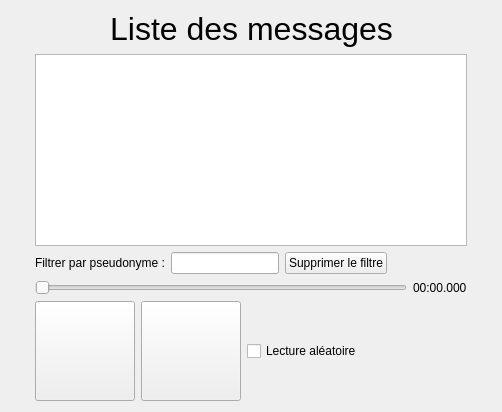
      <widget class="QWidget" name="listenPage">
       <layout class="QHBoxLayout" name="horizontalLayout_33" stretch="5,90,5">
        <item>
         <spacer name="horizontalSpacer_48">
          <property name="orientation">
           <enum>Qt::Horizontal</enum>
          </property>
          <property name="sizeHint" stdset="0">
           <size>
            <width>44</width>
            <height>20</height>
           </size>
          </property>
         </spacer>
        </item>
        <item>
         <layout class="QVBoxLayout" name="verticalLayout_11">
          <item>
           <layout class="QHBoxLayout" name="horizontalLayout_29">
            <item>
             <spacer name="horizontalSpacer_44">
              <property name="orientation">
               <enum>Qt::Horizontal</enum>
              </property>
              <property name="sizeHint" stdset="0">
               <size>
                <width>40</width>
                <height>20</height>
               </size>
              </property>
             </spacer>
            </item>
            <item>
             <widget class="QLabel" name="label_18">
              <property name="font">
               <font>
                <pointsize>24</pointsize>
               </font>
              </property>
              <property name="text">
               <string>&lt;html&gt;&lt;head/&gt;&lt;body&gt;&lt;p&gt;Liste des messages&lt;/p&gt;&lt;/body&gt;&lt;/html&gt;</string>
              </property>
              <property name="alignment">
               <set>Qt::AlignCenter</set>
              </property>
             </widget>
            </item>
            <item>
             <spacer name="horizontalSpacer_45">
              <property name="orientation">
               <enum>Qt::Horizontal</enum>
              </property>
              <property name="sizeHint" stdset="0">
               <size>
                <width>40</width>
                <height>20</height>
               </size>
              </property>
             </spacer>
            </item>
           </layout>
          </item>
          <item>
           <widget class="QTableView" name="tableView"/>
          </item>
          <item>
           <layout class="QHBoxLayout" name="horizontalLayout_31">
            <item>
             <widget class="QLabel" name="label_16">
              <property name="text">
               <string>Filtrer par pseudonyme :</string>
              </property>
             </widget>
            </item>
            <item>
             <widget class="QLineEdit" name="nicknacmeFilterEdit"/>
            </item>
            <item>
             <widget class="QPushButton" name="pushButton">
              <property name="text">
               <string>Supprimer le filtre</string>
              </property>
             </widget>
            </item>
            <item>
             <spacer name="horizontalSpacer_46">
              <property name="orientation">
               <enum>Qt::Horizontal</enum>
              </property>
              <property name="sizeHint" stdset="0">
               <size>
                <width>40</width>
                <height>20</height>
               </size>
              </property>
             </spacer>
            </item>
           </layout>
          </item>
          <item>
           <layout class="QHBoxLayout" name="horizontalLayout_30">
            <item>
             <widget class="QSlider" name="playerSlider">
              <property name="orientation">
               <enum>Qt::Horizontal</enum>
              </property>
             </widget>
            </item>
            <item>
             <widget class="QLabel" name="playerTimeLabel">
              <property name="text">
               <string>00:00.000</string>
              </property>
             </widget>
            </item>
           </layout>
          </item>
          <item>
           <layout class="QHBoxLayout" name="horizontalLayout_32">
            <item>
             <widget class="QPushButton" name="pushButton_16">
              <property name="sizePolicy">
               <sizepolicy hsizetype="Fixed" vsizetype="Fixed">
                <horstretch>0</horstretch>
                <verstretch>0</verstretch>
               </sizepolicy>
              </property>
              <property name="minimumSize">
               <size>
                <width>100</width>
                <height>100</height>
               </size>
              </property>
              <property name="styleSheet">
               <string notr="true">QPushButton {
	border-image: url(:/images/buttons/play_button.png);
}

QPushButton:hover {
	border-image: url(:/images/buttons/play_button_hovered.png);
}

QPushButton:pressed {
	border-image: url(:/images/buttons/play_button_pressed.png);	
}

</string>
              </property>
              <property name="text">
               <string/>
              </property>
             </widget>
            </item>
            <item>
             <widget class="QPushButton" name="pushButton_17">
              <property name="sizePolicy">
               <sizepolicy hsizetype="Fixed" vsizetype="Fixed">
                <horstretch>0</horstretch>
                <verstretch>0</verstretch>
               </sizepolicy>
              </property>
              <property name="minimumSize">
               <size>
                <width>100</width>
                <height>100</height>
               </size>
              </property>
              <property name="styleSheet">
               <string notr="true">QPushButton {
	border-image: url(:/images/buttons/stop_button.png);
}

QPushButton:hover {
	border-image: url(:/images/buttons/stop_button_hovered.png);
}

QPushButton:pressed {
	border-image: url(:/images/buttons/stop_button_pressed.png);	
}

</string>
              </property>
              <property name="text">
               <string/>
              </property>
             </widget>
            </item>
            <item>
             <widget class="QCheckBox" name="randomModeCheckBox">
              <property name="text">
               <string>Lecture aléatoire</string>
              </property>
             </widget>
            </item>
            <item>
             <spacer name="horizontalSpacer_47">
              <property name="orientation">
               <enum>Qt::Horizontal</enum>
              </property>
              <property name="sizeHint" stdset="0">
               <size>
                <width>40</width>
                <height>20</height>
               </size>
              </property>
             </spacer>
            </item>
           </layout>
          </item>
         </layout>
        </item>
        <item>
         <spacer name="horizontalSpacer_49">
          <property name="orientation">
           <enum>Qt::Horizontal</enum>
          </property>
          <property name="sizeHint" stdset="0">
           <size>
            <width>44</width>
            <height>20</height>
           </size>
          </property>
         </spacer>
        </item>
       </layout>
      </widget>
